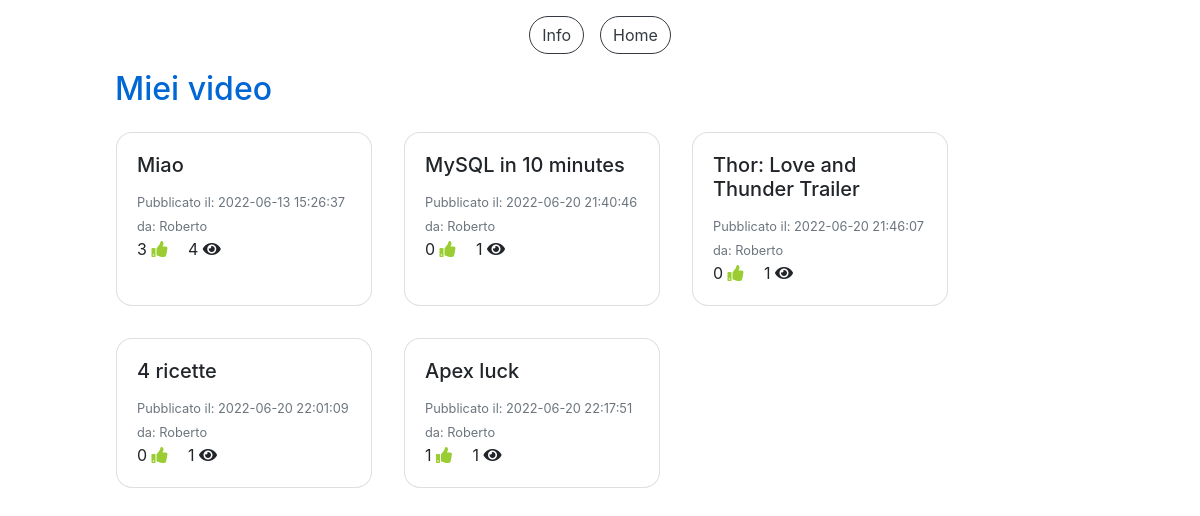
The page /miei_video.php (signed in) on the database its author committed.
### tables this page shows
CREATE TABLE `video` (
  `IdVideo` int(11) NOT NULL,
  `Titolo` varchar(100) NOT NULL,
  `SorgenteVideo` varchar(300) NOT NULL,
  `DataPubblicazione` datetime NOT NULL DEFAULT current_timestamp(),
  `NumeroLike` int(11) NOT NULL DEFAULT 0,
  `NumeroVisualizzazioni` int(11) NOT NULL DEFAULT 0,
  `IdAccount` int(11) NOT NULL
);

CREATE TABLE `accounts` (
  `IdAccount` int(11) NOT NULL,
  `Username` varchar(40) NOT NULL,
  `Mail` varchar(40) NOT NULL,
  `Password` varchar(100) NOT NULL,
  `Canale` tinyint(1) NOT NULL,
  `NumeroIscritti` int(11) DEFAULT NULL
);

### miei_video.php (the view, shortened to what this page needs)
<!DOCTYPE html>
<html>
<head>
  <link rel="stylesheet" href="css/style.css">
  <link rel="stylesheet" href="css/custom_style.css">
</head>
<body>
  <?php
    include("check_canale.php");
  ?>
  <div class="container-fluid pt-3">
    <div class="row justify-content-center">
      <button type="button" class="btn btn-outline-dark mr-3" onclick="location.href='info.php'">Info</button>
      <button type="button" class="btn btn-outline-dark" onclick="location.href='home.php'">Home</button>
    </div>
    <div class="row justify-content-center">
      <div class="col-10">
        <h2 class="titleText mt-3">Miei video</h2>
        <div id="mieiVideo" class="row">
        <?php
          $sql="SELECT * FROM Video WHERE IdAccount=?";
          $query=$db->prepare($sql);
          $dati=array($_SESSION["loginID"]);
          $query->execute($dati);
          $ris=$query->fetchAll();
          foreach($ris as $row) {
            $sql="SELECT * FROM Video v, Visualizzazioni vis, Accounts a WHERE v.IdVideo=vis.IdVideo AND a.IdAccount=vis.IdAccount AND vis.IdAccount=? AND vis.IdVideo=?";
            $query=$db->prepare($sql);
            $dati=array($_SESSION["loginID"], $row["IdVideo"]);
            $query->execute($dati);
            $risVis=$query->fetchAll();
            $tempoVis=-1;
            foreach($risVis as $vis) {
              $tempoVis=$vis["TempoVisualizzazione"];
              $creator=$vis["Username"];
            }
            echo '<div class="card card-video m-3" style="width: 16rem;">
                    <div class="card-body card-video" onclick="location.href=\'video.php?id='. $row["IdVideo"] .'&titolo='. $row["Titolo"] .'&video='. $row["SorgenteVideo"] .'&time='. $tempoVis .'\'">
                      <h5 class="card-title card-video">'. $row["Titolo"] .'</h5>
                      <p class="card-text card-video">
                        <small class="text-muted">Pubblicato il: '. $row["DataPubblicazione"] .'<br>da: '. $creator .'</small><br>
                        '. $row["NumeroLike"] .' <i class="fa fa-thumbs-up mr-3"></i>
                        '. $row["NumeroVisualizzazioni"] .' <i class="fa fa-eye"></i>
                      </p>
                    </div>
                  </div>';
          }
        ?>
        </div>
      </div>
    </div>
  </div>
</body>
</html>

### css/custom_style.css (style rules this page uses)
* { transition: 0.4s; }
div, h2, p { cursor: default; }
.card-video,.card-playlist,.card-post { cursor: pointer; }
.fa-thumbs-up { color: yellowgreen; }
body { height: 100vh; overflow: auto; }
.btn,.form-control,.custom-select { border-radius: 2rem; }
.card { border-radius: 1rem; }
.titleText { color: #0067d5; }

### rows shown on the page
video: Titolo "Miao", DataPubblicazione "2022-06-13 15:26:37", IdAccount.Username "Roberto", NumeroLike "3", NumeroVisualizzazioni "4"
video: Titolo "MySQL in 10 minutes", DataPubblicazione "2022-06-20 21:40:46", IdAccount.Username "Roberto", NumeroLike "0", NumeroVisualizzazioni "1"
video: Titolo "Thor: Love and Thunder Trailer", DataPubblicazione "2022-06-20 21:46:07", IdAccount.Username "Roberto", NumeroLike "0", NumeroVisualizzazioni "1"
video: Titolo "4 ricette", DataPubblicazione "2022-06-20 22:01:09", IdAccount.Username "Roberto", NumeroLike "0", NumeroVisualizzazioni "1"
video: Titolo "Apex luck", DataPubblicazione "2022-06-20 22:17:51", IdAccount.Username "Roberto", NumeroLike "1", NumeroVisualizzazioni "1"
